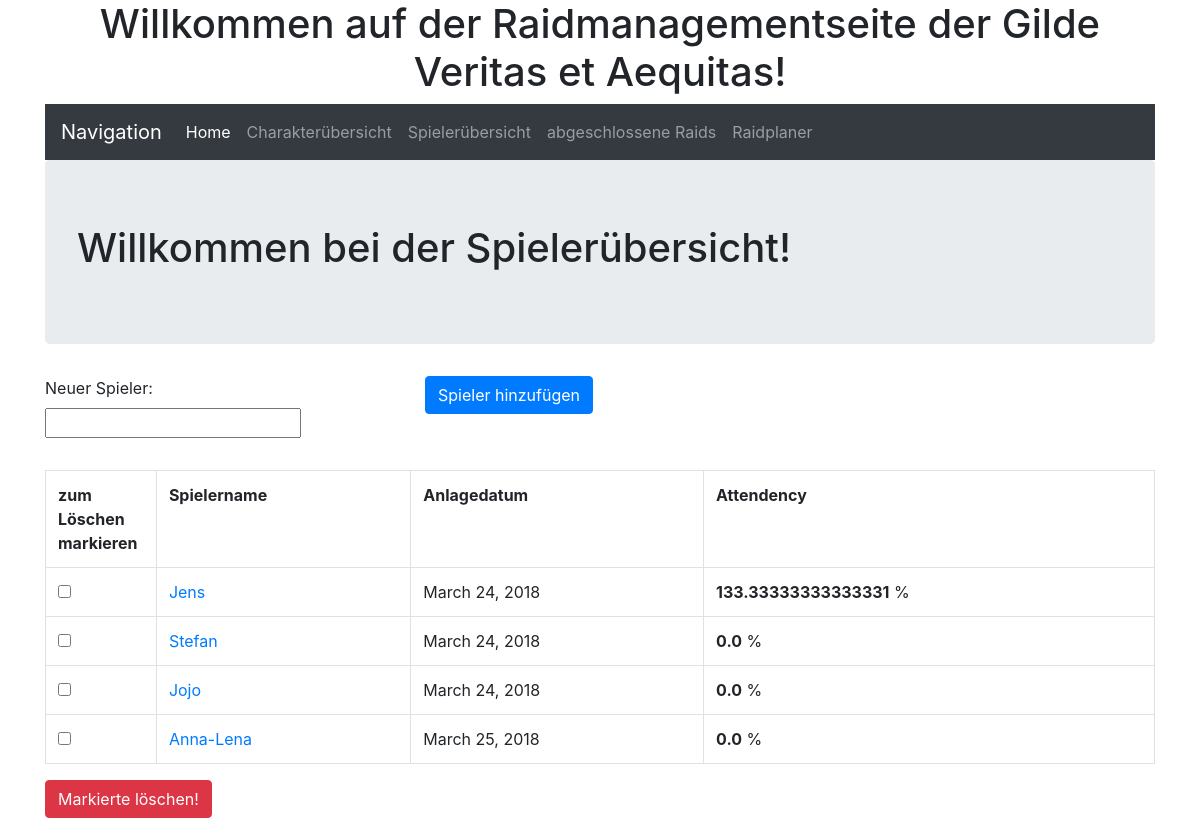
/Spieleruebersicht/, run on an earlier commit of the app's database.
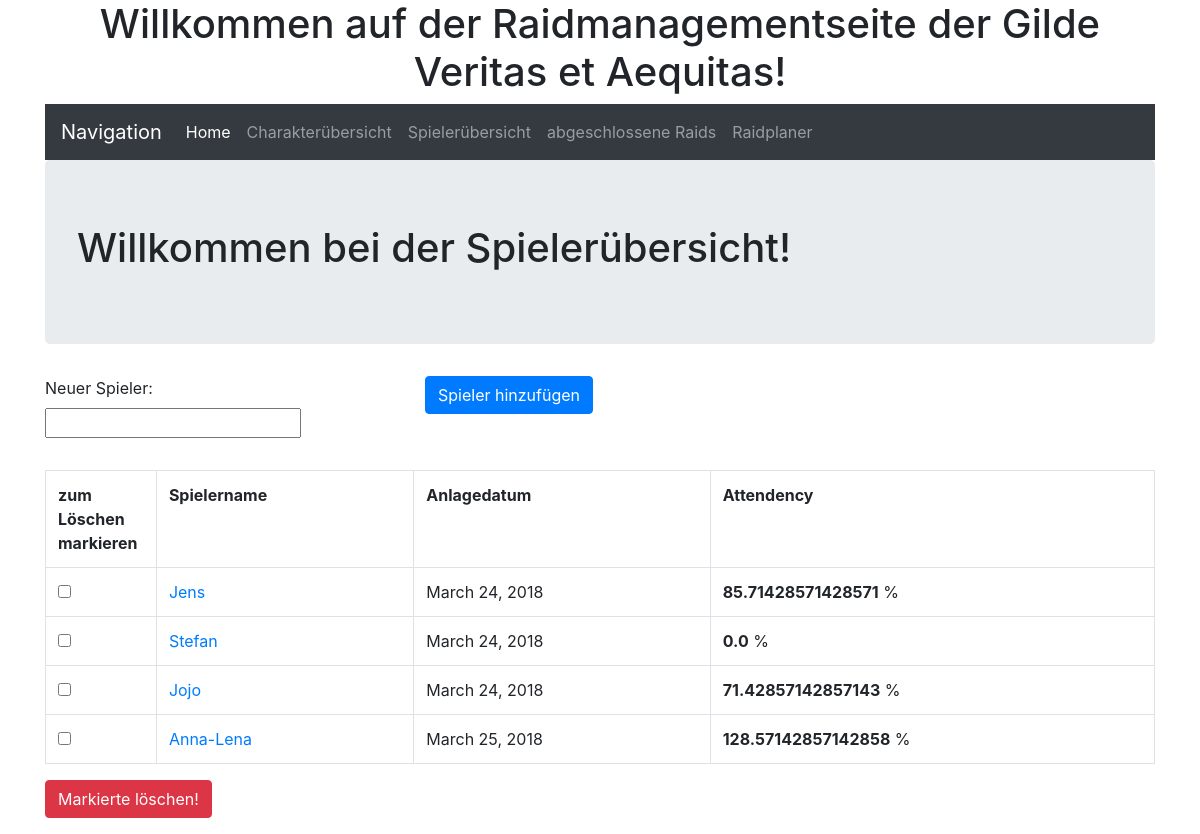
And on a later commit of the database.
### Spielerverwaltung/models.py (models this page shows, shortened)
class Spieler(models.Model):
    Spielername = models.CharField(max_length = 50, primary_key = True)
    Anlagedatum = models.DateField(auto_now_add = True)
    Aktiv       = models.BooleanField(default = False)
    class Meta:
        ordering = ['Anlagedatum']

### Spielerverwaltung/views.py (the view, shortened to what this page needs)
# urls.py: url(r'^Spieleruebersicht/', playeroverView.as_view(), name = 'Spieleruebersicht'),
class playeroverView(TemplateView):
    def get(self, request):
        test = CreatePlayerForm()
        paginate_by = 2
        template = 'Spieleruebersicht.html'
        queryset = Spieler.objects.all()
        context = {
            'Spielerliste' : queryset,
            'form' : test
                    }
        return render (request, template, context)

### Spielerverwaltung/forms.py
class CreatePlayerForm(forms.Form):
    name = forms.CharField(max_length = 50, label = 'Neuer Spieler')

### Spielerverwaltung/templatetags/playerattendence.py (called while the page is built)
@register.filter(name = 'attendence')
def attendence(value, datestart = (date.today() - timedelta(days=30)), datefinish = date.today()):
    return (Raid.objects.filter(Raidteilnehmer__Spielername=value, Raiddatum__range=[datestart, datefinish]).count()
        / Raid.objects.filter(Raiddatum__range=[datestart, datefinish]).count() * 100
    )

### templates/Spieleruebersicht.html
{% extends 'base.html' %}
{% load playerattendence %}
{% block content %}
<div class="container">
  <div class = 'jumbotron'>
    <h1>
      Willkommen bei der Spielerübersicht!
    </h1>
  </div>
</div>
<div class="container form-group">
  <div class="row">
    <div class="col-sm-4">
      {{ form.as_p }}
    </div>
    <div class="col-md-8">
      <button type="submit" name="add" value="Add" class="btn btn-primary">Spieler hinzufügen</button>
    </div>
  </div>
</div>
<div class = "container">
  <form action = "/Spieleruebersicht/" method="post">{% csrf_token %}
    <table class="table table-bordered">
      <tr>
        <th width="10%">zum Löschen markieren</th>
        <th>Spielername</th>
        <th>Anlagedatum</th>
        <th>Attendency</th>
      </tr>
        {% for Spieler in Spielerliste %}
          <tr>
             <td>
               <div class="checkbox">
                 <input type="checkbox" name="Selected_Players" value={{Spieler.Spielername}}>
               </div>
             </td>
             <td><a href={% url 'player_details' pk=Spieler.pk %}>{{ Spieler.Spielername }}</a></td>
             <td>{{ Spieler.Anlagedatum }}</td>
             <td><b>{{ Spieler|attendence }}</b> %</td>
          </tr>
        {% endfor %}
    </table>
    <div class="form-group">
      <button type="submit" name='delete' value='Delete' class="btn btn-danger">Markierte löschen!</button>
    </div>
  </form>
</div>
{% endblock %}

What changed in the data, as far as the page shows it:
computed for Spieler "Jens": Spielername "133.33333333333331" → "85.71428571428571"
changed Spieler "Jojo": Spielername "0.0" → "71.42857142857143"
changed Spieler "Anna-Lena": Spielername "0.0" → "128.57142857142858"
